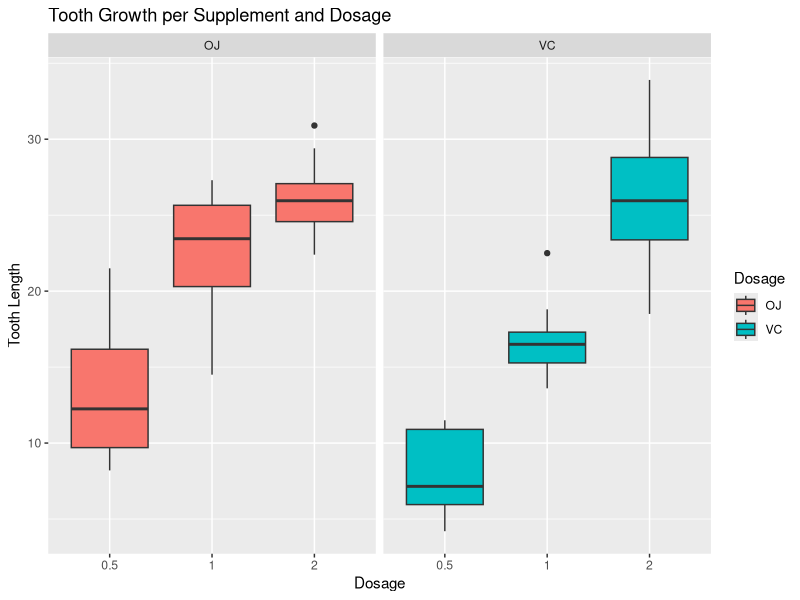

Reproduce this figure in R. (Note: this script raises an error after producing the figure.)
## ---- chunk 1
library(datasets)
data(ToothGrowth)
str(ToothGrowth)
## ---- chunk 2
ToothGrowth$dose <- factor(ToothGrowth$dose)
summary(ToothGrowth)
## ---- chunk 3
library(ggplot2)
ggplot(ToothGrowth, aes(x=dose, y=len)) +
        geom_boxplot(aes(fill=supp)) + 
        facet_wrap( ~ supp) +
        xlab("Dosage") + ylab("Tooth Length") + ggtitle("Tooth Growth per Supplement and Dosage") +
        guides(fill=guide_legend(title="Dosage"))
## ---- chunk 4
t.test(len ~ supp, paired = FALSE, var.equal = FALSE, data=ToothGrowth)$conf.int
t.test(len ~ supp, paired = FALSE, var.equal = TRUE, data=ToothGrowth)$conf.int
## ---- chunk 5
tgdose <- split(ToothGrowth, ToothGrowth$dose)
## ---- chunk 6
t.test(tgdose[["1"]]$len, tgdose[["0.5"]]$len, paired = FALSE, var.equal = FALSE)$p.value
t.test(tgdose[["2"]]$len, tgdose[["1"]]$len, paired = FALSE, var.equal = FALSE)$p.value
